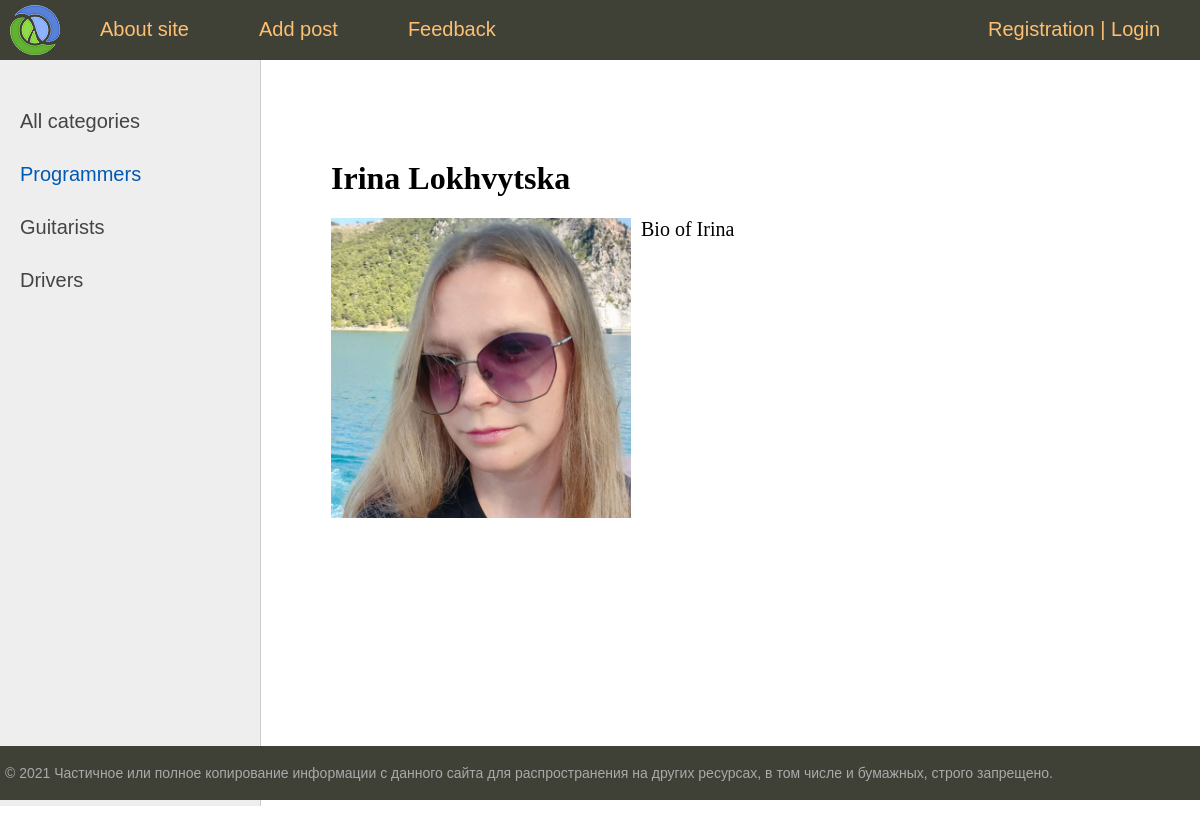
The page /post/irina-lokhvytska on the database its author committed.
### people/models.py (models this page shows, shortened)
class Category(models.Model):
    name = models.CharField(max_length=100, db_index=True)
    slug = SlugField(max_length=255, unique=True, db_index=True, verbose_name="URL")
    def get_absolute_url(self):
        return reverse('category', kwargs={'cat_slug': self.slug})

class People(models.Model):
    title = models.CharField(max_length=255)
    slug = models.SlugField(max_length=255, unique=True, db_index=True, verbose_name="URL")
    content = models.TextField(blank=True)
    photo = models.ImageField(upload_to ="photos/%Y/%m/%d/")
    time_create = models.DateTimeField(auto_now_add=True)
    time_update = models.DateTimeField(auto_now=True)
    is_published = models.BooleanField(default=True)
    cat = models.ForeignKey('Category', on_delete=models.PROTECT)
    class Meta:
        ordering = ['time_create', 'title']

### people/views.py (the view)
# urls.py: path('post/<slug:post_slug>', show_post, name='post'),
def show_post(request, post_slug):
    post = get_object_or_404(People, slug=post_slug)
    context = {
        'post': post,
        'menu': menu,
        'title': post.title,
        'cat_selected': post.cat_id,
    }
    return render(request, 'people/post.html', context=context)

### people/templatetags/people_tags.py (called while the page is built)
@register.inclusion_tag('people/list_categories.html')
def show_categories(sort=None, cat_selected=0):
    if not sort:
        cats = Category.objects.all()
    else:
        cats = Category.objects.order_by(sort)
    return {"cats": cats, "cat_selected": cat_selected}

### people/templates/people/post.html
{% extends 'people/base.html' %}
{% block content %}
<h1>{{post.title}}</h1>
{% if post.photo %}
<p><img class='img-article-left' src="{{post.photo.url}}"></p>
{% endif %}
{{post.content|linebreaks}}
{% endblock %}

### people/templates/people/list_categories.html
{% for c in cats %}
    {% if c.pk == cat_selected %}
        <li class='selected'>{{c.name}}</li>
    {% else %}
        <li><a href="{{ c.get_absolute_url }}">{{c.name}}</a></li>
    {% endif %}
{% endfor %}

### people/static/people/css/styles.css (style rules this page uses)
html, body { font-family: 'Arial'; margin: 0; padding: 0; height: 100%; width: 100%; color: #444; }
a { color: #0059b2; text-decoration: none; }
img { max-width: 600px; height: auto; }
img.img-article-left { max-width: 300px; height: auto; float: left; padding: 0 10px 10px 0; }
.left-chapters ul li { margin: 30px 0 0 0; color: #999; }
.left-chapters ul li.selected { color: #0059b2; }
.left-chapters ul li a { color: #444; text-decoration: none; }
.content-text h1 { font-size: 32px; }

### rows shown on the page
Category: name "Programmers"
Category: name "Guitarists"
Category: name "Drivers"
People: title "Irina Lokhvytska", photo (picture), content "Bio of Irina"

### other values the page prints
{{ m.title }} "About site" "Add post" "Feedback"
